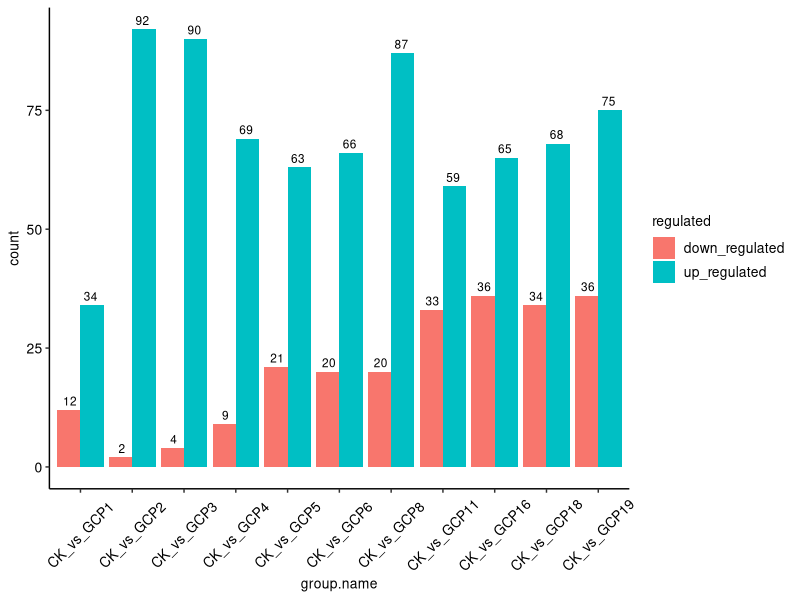

Here is the R script that generated this plot:



up_down <- read.table("up_and_down.number.in.GCP.txt",sep="\t",header = T)

up_down$group.name <- factor(up_down $group.name,levels = c("CK_vs_GCP1","CK_vs_GCP2","CK_vs_GCP3","CK_vs_GCP4","CK_vs_GCP5","CK_vs_GCP6","CK_vs_GCP8","CK_vs_GCP11","CK_vs_GCP16","CK_vs_GCP18","CK_vs_GCP19"))
library(ggplot2)
pdf("up-down.regulated.in.GCP.pdf",width = 5,height = 3.5)
ggplot(up_down,aes(group.name,count,fill=regulated))+
  geom_bar(stat = "identity",position = "dodge")+
  geom_text( aes(label=count),vjust=-0.5,hjust=0.5,position = position_dodge(0.8),size=3)+theme_classic() +
  theme(legend.position="right",legend.text = element_text(size = 10),
        axis.ticks.length=unit(0.1,'cm'),
        axis.text.x= element_text(size=10, colour = "black", vjust = 0.5,  angle = 45),#hjust = 1,
        axis.text.y= element_text(size=10,colour = "black"),
        axis.title = element_text(size=10),
        plot.title = element_text(hjust = 0.5),
        legend.title=element_text(size=10))+
  theme(axis.text = element_text(colour = 'black'))
dev.off()

c("CK_vs_GCP1","CK_vs_GCP2","CK_vs_GCP3","CK_vs_GCP4","CK_vs_GCP5","CK_vs_GCP6","CK_vs_GCP8","CK_vs_GCP11","CK_vs_GCP16","CK_vs_GCP18","CK_vs_GCP19")
